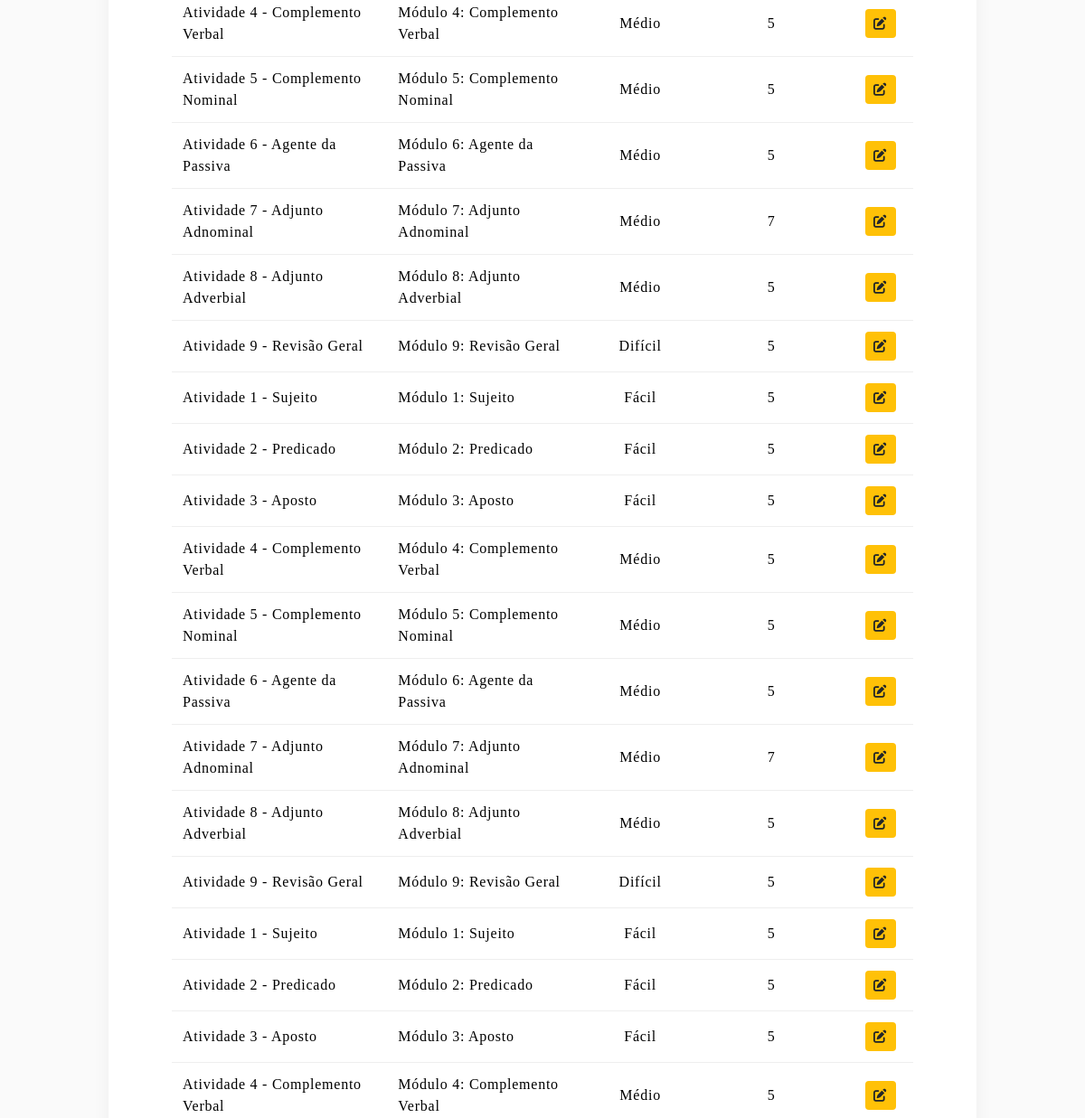
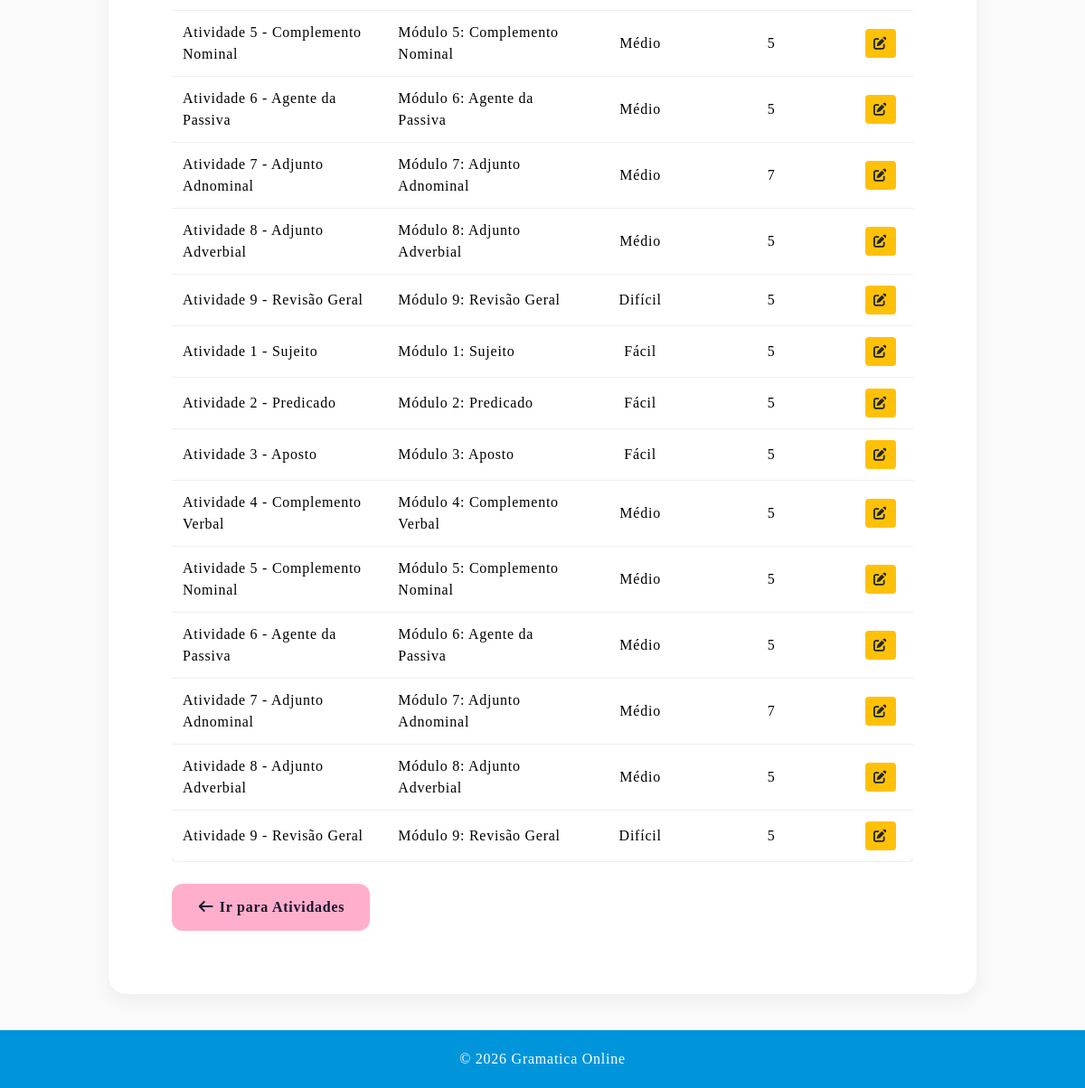
The app's page /listar_atividades (lower part), older data (2 pictures, top to bottom).
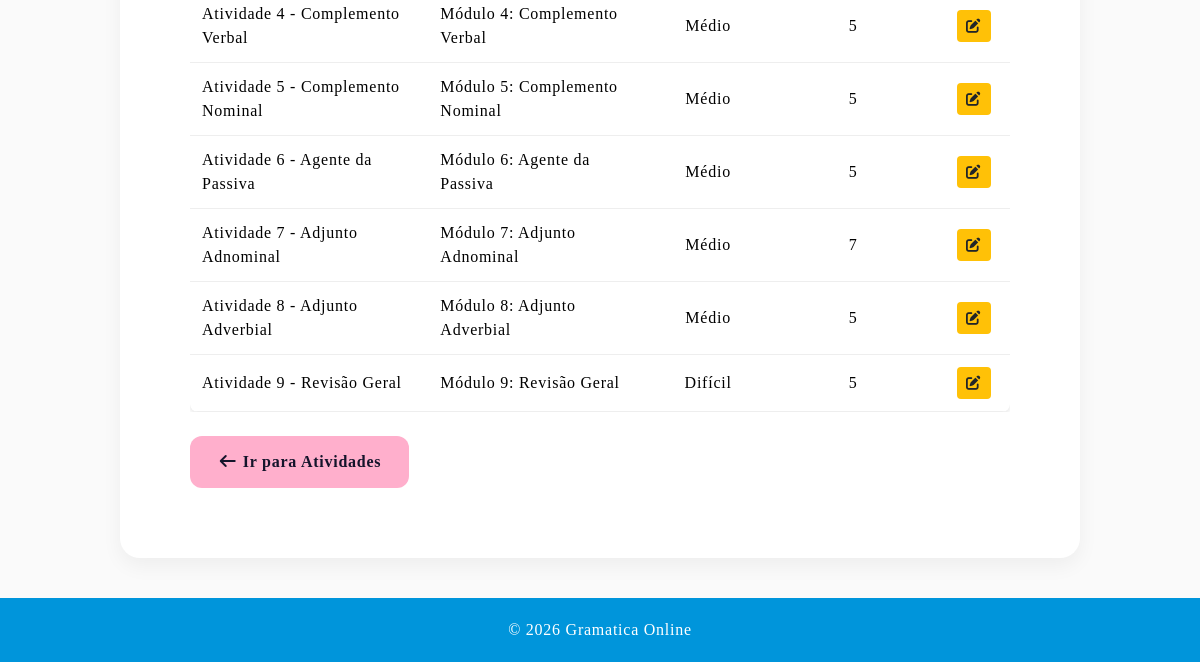
The same page, newer data.
### models.py (models this page shows, shortened)
class Atividade(db.Model):
    __tablename__ = "atividade"
    id = db.Column(db.Integer, primary_key=True)
    nome = db.Column(db.String(150), nullable=True)
    dificuldade = db.Column(db.String(50), nullable=True)
    assunto_id = db.Column(db.Integer, db.ForeignKey("assunto.id"), nullable=False)
    assunto = db.relationship("Assunto", back_populates="atividades")
    questoes = db.relationship("Questao", back_populates="atividade", lazy=True, cascade="all, delete-orphan")

class Assunto(db.Model):
    __tablename__ = "assunto"
    id = db.Column(db.Integer, primary_key=True)
    nome = db.Column(db.String(100), nullable=False)
    conteudo = db.Column(db.Text, nullable=True)
    imagem = db.Column(db.String(255), nullable=True)
    arquivo_pdf = db.Column(db.String(255), nullable=True)
    atividades = db.relationship("Atividade", back_populates="assunto", lazy=True)
    tipo = db.Column(db.String(50), nullable=False, default="USUARIO")

### app.py (the view)
@app.route('/listar_atividades')
def listar_atividades():
    try:
        atividades = Atividade.query.all()
        assuntos = Assunto.query.all()
        return render_template("listar_atividades.html", atividades=atividades, assuntos=assuntos)
    except Exception as e:
        print("ERRO LISTAR ATIVIDADES:", str(e))
        flash("Erro ao carregar atividades.")
        return redirect(url_for('atividades'))

### templates/listar_atividades.html (shortened to what this page needs)
{% extends "base.html" %}
{% block conteudo %}
        <section class="section">
            <div style="margin-top: 20px; overflow-x: auto;">
                <table style="width: 100%; border-collapse: collapse; background: #fff; border-radius: 8px; overflow: hidden; box-shadow: 0 2px 4px rgba(0,0,0,0.1);">
                    <tbody>
                        {% for atividade in atividades %}
                        <tr>
                            <td style="padding: 12px; border-bottom: 1px solid #eee;">{{ atividade.nome }}</td>
                            <td style="padding: 12px; border-bottom: 1px solid #eee;">{{ atividade.assunto.nome }}</td>
                            <td style="padding: 12px; border-bottom: 1px solid #eee; text-align: center;">{{ atividade.dificuldade }}</td>
                            <td style="padding: 12px; border-bottom: 1px solid #eee; text-align: center;">{{ atividade.questoes|length }}</td>
                            <td style="padding: 12px; border-bottom: 1px solid #eee; text-align: center;">
                                <a href="{{ url_for('editar_atividade', id=atividade.id) }}" class="btn" style="padding: 4px 8px; font-size: 0.9em; background: #ffc107; color: #212529; text-decoration: none; border-radius: 4px; margin-right: 5px;">
                                    <i class="fa-solid fa-pen-to-square"></i>
                                </a>
                            </td>
                        </tr>
                        {% else %}
                        <tr>
                            <td colspan="5" style="padding: 15px; text-align: center; color: #6c757d;">Nenhuma atividade cadastrada.</td>
                        </tr>
                        {% endfor %}
                    </tbody>
                </table>
            </div>
            <br>
            <a href="{{ url_for('atividades') }}" class="btn btn-gramatica">
                <i class="fa-solid fa-arrow-left"></i> Ir para Atividades
            </a>
        </section>
{% endblock %}

### templates/base.html (shortened to what this page needs)
<!DOCTYPE html>
<html lang="pt-BR">
<head>
    <link rel="stylesheet" href="{{ url_for('static', filename='css/style.css', v=4) }}">
    <link rel="stylesheet" href="https://cdnjs.cloudflare.com/ajax/libs/font-awesome/7.0.1/css/all.min.css">
</head>
<body>
        {% set usuario_logado = session.get("usuario_suap") %}
    <main class="conteudo-usuario">
        {% block conteudo %}
        {% endblock %}
    </main>
    <footer>
        <div class="footer-content">
            <p>&copy; 2026 Gramatica Online</p>
        </div>
    </footer>
</body>
</html>

### static/css/style.css (style rules this page uses)
:root { --primary-blue: #0095DB; --secondary-blue: #D5F7FF; --primary-pink: #FFAFCC; --secondary-pink: #FFECF4; --pink: #FF477E; --mint-green: #DFFCF4; --success-green: #00966D; --soft-purple: #DDD0F8; --soft-yellow: #FFF0D4; --yellow: #F4B740; --bg-light: #FAFAFA; --gray-light: #EDEDED; --gray-medium: #D6D8E7; --text-dark: #14142B; --shadow-soft: 0 8px 20px rgba(0, 0, 0, 0.05); }
* { margin: 0; padding: 0; box-sizing: border-box; }
body { font-family: 'Basier Square'; font-weight: 400; font-size: 1.0em; line-height: 1.5em; letter-spacing: 0.75px; background-color: var(--bg-light); */ }
main { flex: 1; }
.section { background: white; border-radius: 20px; padding: 70px; margin-bottom: 30px; box-shadow: var(--shadow-soft); transition: 0.3s; }
.btn { display: inline-block; background-color: var(--primary-blue); color: white; padding: 14px 28px; border-radius: 12px; text-decoration: none; font-weight: bold; border: none; cursor: pointer; transition: 0.3s; }
.btn-gramatica { background-color: var(--primary-pink); color: var(--text-dark); }
.conteudo-usuario { max-width: 1000px; margin: 40px auto; padding: 0 20px; }
footer { background: var(--primary-blue); color: white; margin-top: auto; padding: 20px 0; }
.footer-content { max-width: 1000px; margin: auto; padding: 0 20px; display: flex; justify-content: center; align-items: center; gap: 30px; text-align: center; flex-wrap: wrap; }

Row changes from the older to the newer data that the page shows:
removed Atividade: nome "Atividade 1 - Sujeito", assunto.nome "Módulo 1: Sujeito", dificuldade "Fácil", questoes|length "5"
removed Atividade: nome "Atividade 2 - Predicado", assunto.nome "Módulo 2: Predicado", dificuldade "Fácil", questoes|length "5"
removed Atividade: nome "Atividade 3 - Aposto", assunto.nome "Módulo 3: Aposto", dificuldade "Fácil", questoes|length "5"
removed Atividade: nome "Atividade 4 - Complemento Verbal", assunto.nome "Módulo 4: Complemento Verbal", dificuldade "Médio", questoes|length "5"
removed Atividade: nome "Atividade 5 - Complemento Nominal", assunto.nome "Módulo 5: Complemento Nominal", dificuldade "Médio", questoes|length "5"
removed Atividade: nome "Atividade 6 - Agente da Passiva", assunto.nome "Módulo 6: Agente da Passiva", dificuldade "Médio", questoes|length "5"
removed Atividade: nome "Atividade 7 - Adjunto Adnominal", assunto.nome "Módulo 7: Adjunto Adnominal", dificuldade "Médio", questoes|length "7"
removed Atividade: nome "Atividade 8 - Adjunto Adverbial", assunto.nome "Módulo 8: Adjunto Adverbial", dificuldade "Médio", questoes|length "5"
removed Atividade: nome "Atividade 9 - Revisão Geral", assunto.nome "Módulo 9: Revisão Geral", dificuldade "Difícil", questoes|length "5"
removed Atividade: nome "Atividade 1 - Sujeito", assunto.nome "Módulo 1: Sujeito", dificuldade "Fácil", questoes|length "5"
removed Atividade: nome "Atividade 2 - Predicado", assunto.nome "Módulo 2: Predicado", dificuldade "Fácil", questoes|length "5"
removed Atividade: nome "Atividade 3 - Aposto", assunto.nome "Módulo 3: Aposto", dificuldade "Fácil", questoes|length "5"
removed Atividade: nome "Atividade 4 - Complemento Verbal", assunto.nome "Módulo 4: Complemento Verbal", dificuldade "Médio", questoes|length "5"
removed Atividade: nome "Atividade 5 - Complemento Nominal", assunto.nome "Módulo 5: Complemento Nominal", dificuldade "Médio", questoes|length "5"
removed Atividade: nome "Atividade 6 - Agente da Passiva", assunto.nome "Módulo 6: Agente da Passiva", dificuldade "Médio", questoes|length "5"
removed Atividade: nome "Atividade 7 - Adjunto Adnominal", assunto.nome "Módulo 7: Adjunto Adnominal", dificuldade "Médio", questoes|length "7"
removed Atividade: nome "Atividade 8 - Adjunto Adverbial", assunto.nome "Módulo 8: Adjunto Adverbial", dificuldade "Médio", questoes|length "5"
removed Atividade: nome "Atividade 9 - Revisão Geral", assunto.nome "Módulo 9: Revisão Geral", dificuldade "Difícil", questoes|length "5"
removed Atividade: nome "Atividade 1 - Sujeito", assunto.nome "Módulo 1: Sujeito", dificuldade "Fácil", questoes|length "5"
removed Atividade: nome "Atividade 2 - Predicado", assunto.nome "Módulo 2: Predicado", dificuldade "Fácil", questoes|length "5"
removed Atividade: nome "Atividade 3 - Aposto", assunto.nome "Módulo 3: Aposto", dificuldade "Fácil", questoes|length "5"
removed Atividade: nome "Atividade 4 - Complemento Verbal", assunto.nome "Módulo 4: Complemento Verbal", dificuldade "Médio", questoes|length "5"
removed Atividade: nome "Atividade 5 - Complemento Nominal", assunto.nome "Módulo 5: Complemento Nominal", dificuldade "Médio", questoes|length "5"
removed Atividade: nome "Atividade 6 - Agente da Passiva", assunto.nome "Módulo 6: Agente da Passiva", dificuldade "Médio", questoes|length "5"
removed Atividade: nome "Atividade 7 - Adjunto Adnominal", assunto.nome "Módulo 7: Adjunto Adnominal", dificuldade "Médio", questoes|length "7"
removed Atividade: nome "Atividade 8 - Adjunto Adverbial", assunto.nome "Módulo 8: Adjunto Adverbial", dificuldade "Médio", questoes|length "5"
removed Atividade: nome "Atividade 9 - Revisão Geral", assunto.nome "Módulo 9: Revisão Geral", dificuldade "Difícil", questoes|length "5"
